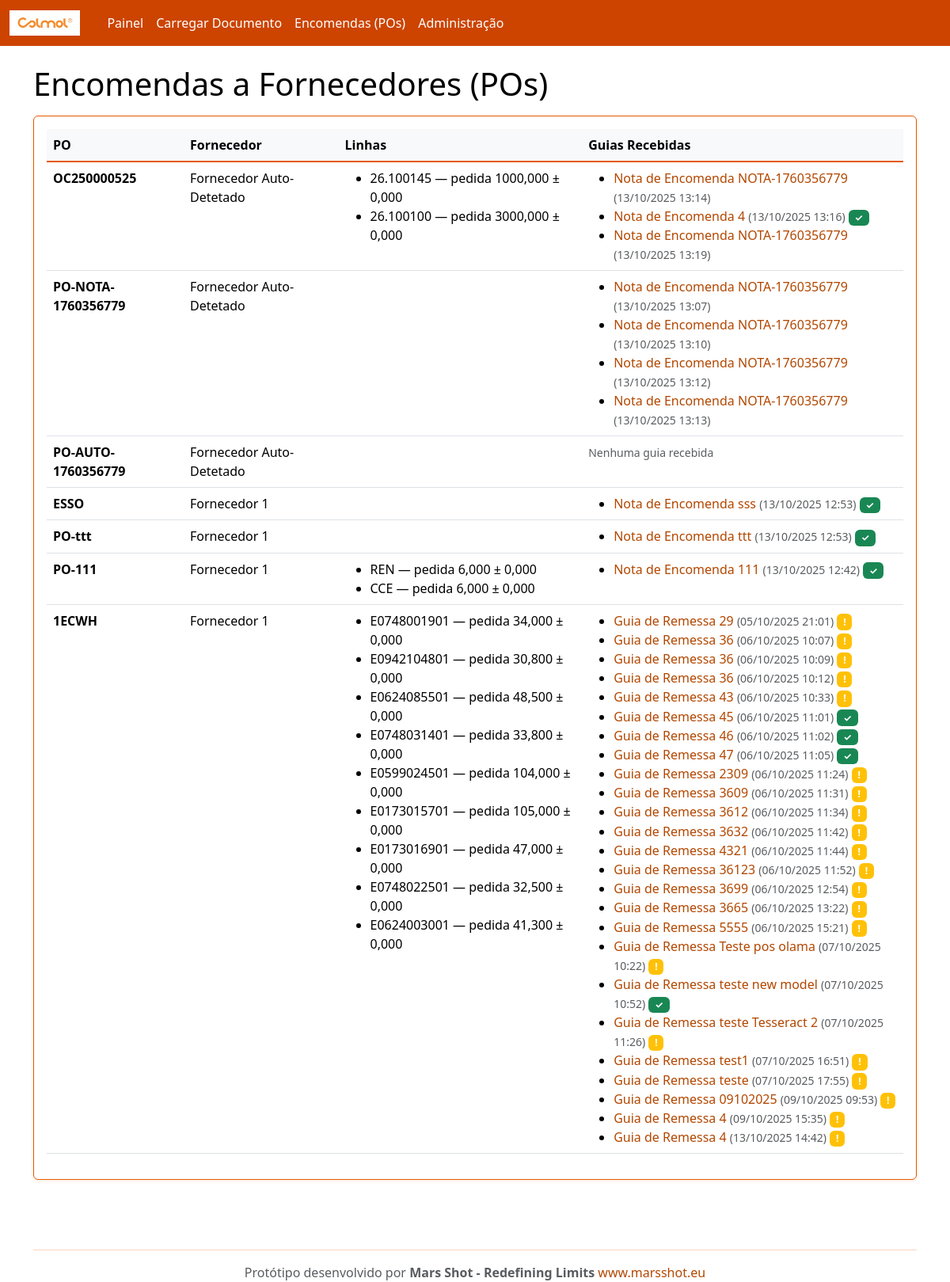
Before: /po/ with the older database file.
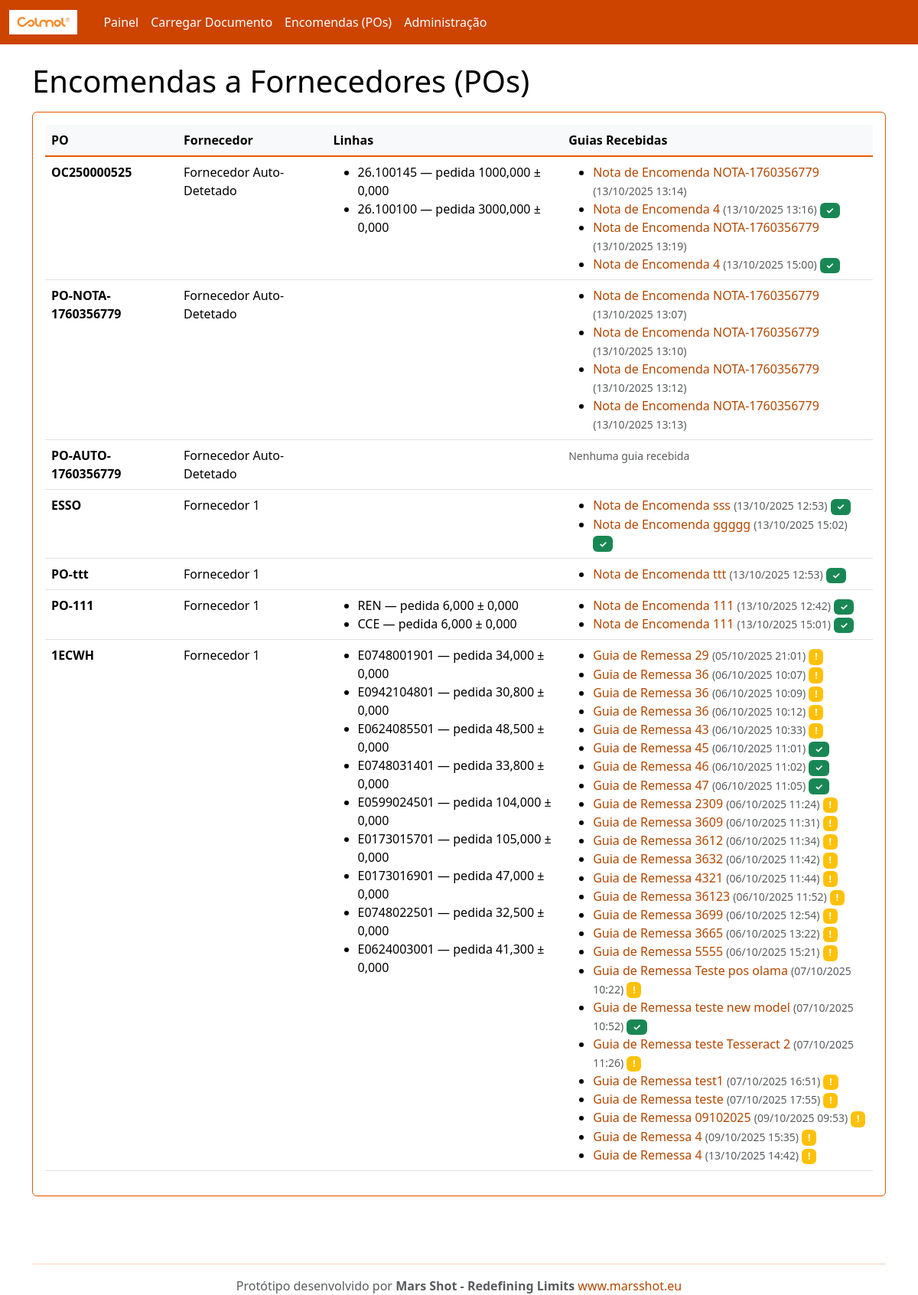
After: the same page with the newer database file.
### rececao/models.py (models this page shows, shortened)
class PurchaseOrder(models.Model):
    number = models.CharField(max_length=100, unique=True)
    supplier = models.ForeignKey(Supplier, on_delete=models.CASCADE, related_name='purchase_orders')
    created_at = models.DateTimeField(auto_now_add=True)

class Supplier(models.Model):
    name = models.CharField(max_length=200, unique=True)
    email = models.EmailField(blank=True, null=True)
    code = models.CharField(max_length=50, unique=True)

class POLine(models.Model):
    po = models.ForeignKey(PurchaseOrder, on_delete=models.CASCADE, related_name='lines')
    internal_sku = models.CharField(max_length=120)  # código interno Colmol
    description = models.CharField(max_length=255, blank=True)
    unit = models.CharField(max_length=20, default='UN')
    qty_ordered = models.DecimalField(max_digits=12, decimal_places=3)
    tolerance = models.DecimalField(max_digits=6, decimal_places=3, default=0)  # tolerância admitida
    class Meta:
        unique_together = ('po','internal_sku')

class InboundDocument(models.Model):
    DOC_TYPES = (
        ('GR','Guia de Remessa'),
        ('FT','Nota de Encomenda'),
    )
    supplier = models.ForeignKey(Supplier, on_delete=models.CASCADE, related_name='inbound_docs')
    doc_type = models.CharField(max_length=2, choices=DOC_TYPES, default='GR')
    number = models.CharField(max_length=120)
    file = models.FileField(upload_to='inbound/')
    received_at = models.DateTimeField(auto_now_add=True)
    parsed_payload = models.JSONField(default=dict, blank=True)  # resultado do OCR/extração
    po = models.ForeignKey(PurchaseOrder, on_delete=models.SET_NULL, null=True, blank=True, related_name='inbound_docs')

### rececao/views.py (the view)
# urls.py: path('po/', views.po_list, name='po_list'),
def po_list(request):
    pos = PurchaseOrder.objects.all().order_by('-id')
    return render(request, 'po_list.html', {'pos': pos})

### templates/po_list.html
{% extends "base.html" %}
{% block content %}
<h1>Encomendas a Fornecedores (POs)</h1>
<div class="card p-3 mt-3">
  <table class="table table-hover">
    <thead><tr><th>PO</th><th>Fornecedor</th><th>Linhas</th><th>Guias Recebidas</th></tr></thead>
    <tbody>
      {% for p in pos %}
      <tr>
        <td><strong>{{ p.number }}</strong></td>
        <td>{{ p.supplier.name }}</td>
        <td>
          <ul class="mb-0">
          {% for l in p.lines.all %}
            <li>{{ l.internal_sku }} — pedida {{ l.qty_ordered }} ± {{ l.tolerance }}</li>
          {% endfor %}
          </ul>
        </td>
        <td>
          {% with guias=p.inbound_docs.all %}
            {% if guias %}
              <ul class="mb-0">
              {% for guia in guias %}
                <li>
                  <a href="/inbound/{{ guia.id }}/" class="text-decoration-none">
                    {{ guia.get_doc_type_display }} {{ guia.number }}
                  </a>
                  <small class="text-muted">({{ guia.received_at|date:"d/m/Y H:i" }})</small>
                  {% if guia.match_result %}
                    {% if guia.match_result.status == 'matched' %}
                      <span class="badge bg-success">✓</span>
                    {% elif guia.match_result.status == 'exceptions' %}
                      <span class="badge bg-warning">!</span>
                    {% endif %}
                  {% endif %}
                </li>
              {% endfor %}
              </ul>
            {% else %}
              <small class="text-muted">Nenhuma guia recebida</small>
            {% endif %}
          {% endwith %}
        </td>
      </tr>
      {% empty %}
      <tr><td colspan="4">Sem POs. Use o admin para criar dados de exemplo.</td></tr>
      {% endfor %}
    </tbody>
  </table>
</div>
{% endblock %}

### templates/base.html (shortened to what this page needs)
{% load static %}
<!doctype html>
<html lang="pt">
<head>
  <link href="https://cdn.jsdelivr.net/npm/bootstrap@5.3.3/dist/css/bootstrap.min.css" rel="stylesheet">
</head>
<body>
  <nav class="navbar navbar-expand-lg navbar-dark">
    <div class="container-fluid">
      <a class="navbar-brand d-flex align-items-center" href="/">
        <img src="{% static 'colmol-logo.png' %}" alt="Colmol" style="height: 32px; margin-right: 10px;">
      </a>
      <div class="collapse navbar-collapse" id="nav">
        <ul class="navbar-nav me-auto mb-2 mb-lg-0">
          <li class="nav-item"><a class="nav-link" href="/">Painel</a></li>
          <li class="nav-item"><a class="nav-link" href="/upload/">Carregar Documento</a></li>
          <li class="nav-item"><a class="nav-link" href="/po/">Encomendas (POs)</a></li>
          <li class="nav-item"><a class="nav-link" href="/admin/">Administração</a></li>
        </ul>
      </div>
    </div>
  </nav>
  <main class="container my-4">
    {% block content %}{% endblock %}
  </main>
  <footer class="container my-5">
    <hr class="border-secondary" />
    <div class="text-center">
      <p class="mb-0 text-muted">Protótipo desenvolvido por <strong>Mars Shot - Redefining Limits</strong> <a
          href="https://www.marsshot.eu" target="_blank" class="text-decoration-none">www.marsshot.eu</a></p>
    </div>
  </footer>
</body>
</html>

Changed rows visible on the page:
added InboundDocument: doc_type "Nota de Encomenda", number "4", received_at "13/10/2025 15:00", shown under PurchaseOrder "OC250000525"
added InboundDocument: doc_type "Nota de Encomenda", number "ggggg", received_at "13/10/2025 15:02", shown under PurchaseOrder "ESSO"
added InboundDocument: doc_type "Nota de Encomenda", number "111", received_at "13/10/2025 15:01", shown under PurchaseOrder "PO-111"
